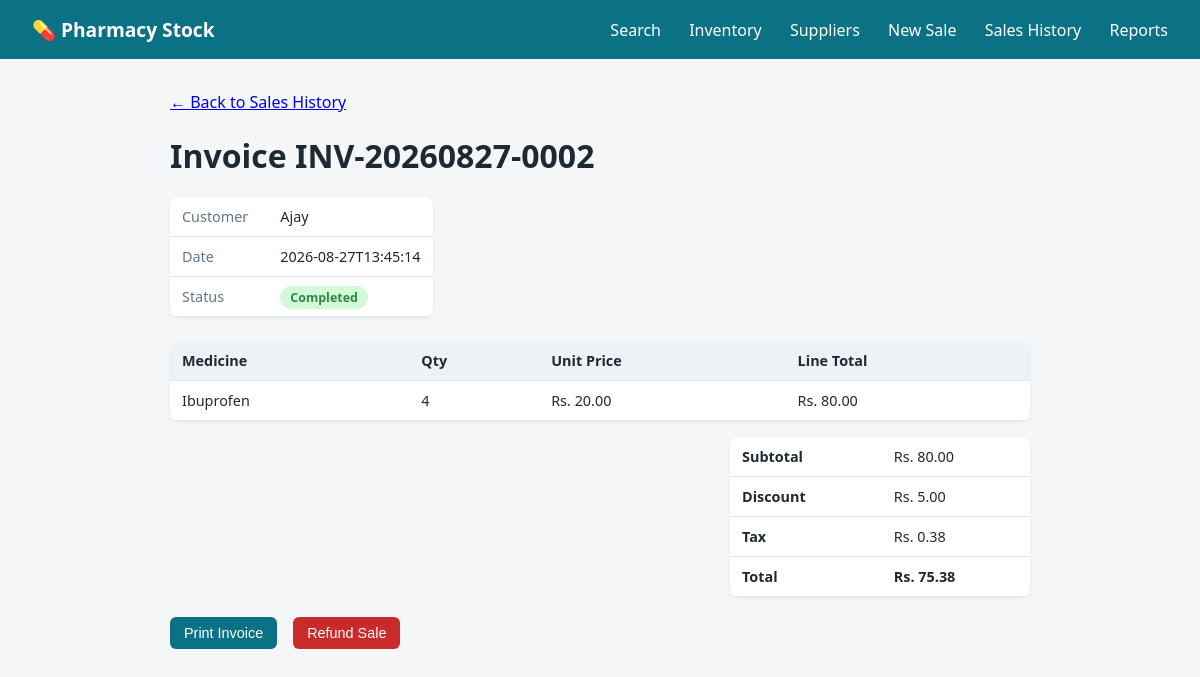
The page /sales/2 on the database its author committed.
### tables this page shows
CREATE TABLE sales (
            id INTEGER PRIMARY KEY AUTOINCREMENT,
            invoice_no TEXT,
            customer_name TEXT,
            sale_date TEXT NOT NULL,
            subtotal REAL NOT NULL,
            discount REAL NOT NULL DEFAULT 0,
            tax REAL NOT NULL DEFAULT 0,
            total REAL NOT NULL,
            status TEXT NOT NULL DEFAULT 'completed'
        );

CREATE TABLE sale_items (
            id INTEGER PRIMARY KEY AUTOINCREMENT,
            sale_id INTEGER NOT NULL,
            medicine_id INTEGER,
            medicine_name TEXT NOT NULL,
            quantity INTEGER NOT NULL,
            unit_price REAL NOT NULL,
            line_total REAL NOT NULL,
            FOREIGN KEY (sale_id) REFERENCES sales (id)
        );

### app.py (the view)
@app.route("/sales/<int:sale_id>")
def sale_detail(sale_id):
    conn = get_db_connection()
    sale = conn.execute("SELECT * FROM sales WHERE id = ?", (sale_id,)).fetchone()
    items = conn.execute("SELECT * FROM sale_items WHERE sale_id = ?", (sale_id,)).fetchall()
    conn.close()
    if sale is None:
        flash("Invoice not found.", "error")
        return redirect(url_for("sales_list"))
    return render_template("sale_detail.html", sale=sale, items=items)

### app.py (called while the page is built)
def get_db_connection():
    conn = sqlite3.connect(DB_NAME)
    conn.row_factory = sqlite3.Row  # lets us access columns by name
    conn.execute("PRAGMA foreign_keys = ON")
    return conn

### templates/sale_detail.html (shortened to what this page needs)
{% extends "base.html" %}
{% block content %}
    <p><a href="{{ url_for('sales_list') }}">&larr; Back to Sales History</a></p>
    <h1>Invoice {{ sale.invoice_no }}</h1>
    <table class="detail-table">
        <tr><th>Customer</th><td>{{ sale.customer_name }}</td></tr>
        <tr><th>Date</th><td>{{ sale.sale_date }}</td></tr>
        <tr><th>Status</th>
            <td>
                {% if sale.status == 'completed' %}
                    <span class="badge available">Completed</span>
                {% else %}
                    <span class="badge expired">Refunded</span>
                {% endif %}
            </td>
        </tr>
    </table>
    <table>
        <thead>
            <tr><th>Medicine</th><th>Qty</th><th>Unit Price</th><th>Line Total</th></tr>
        </thead>
        <tbody>
            {% for item in items %}
                <tr>
                    <td>{{ item.medicine_name }}</td>
                    <td>{{ item.quantity }}</td>
                    <td>Rs. {{ "%.2f"|format(item.unit_price) }}</td>
                    <td>Rs. {{ "%.2f"|format(item.line_total) }}</td>
                </tr>
            {% endfor %}
        </tbody>
    </table>
    <table class="totals-table">
        <tr><th>Subtotal</th><td>Rs. {{ "%.2f"|format(sale.subtotal) }}</td></tr>
        <tr><th>Discount</th><td>Rs. {{ "%.2f"|format(sale.discount) }}</td></tr>
        <tr><th>Tax</th><td>Rs. {{ "%.2f"|format(sale.tax) }}</td></tr>
        <tr><th>Total</th><td><strong>Rs. {{ "%.2f"|format(sale.total) }}</strong></td></tr>
    </table>
    <div class="invoice-actions">
        <a href="{{ url_for('print_invoice', sale_id=sale.id) }}" target="_blank"><button type="button">Print Invoice</button></a>
        {% if sale.status == 'completed' %}
            <form method="post" action="{{ url_for('refund_sale', sale_id=sale.id) }}" class="inline-form" onsubmit="return confirm('Refund this sale and restore stock?');">
                <button type="submit" class="danger">Refund Sale</button>
            </form>
        {% endif %}
    </div>
{% endblock %}

### static/style.css (style rules this page uses)
* { box-sizing: border-box; }
body { font-family: 'Segoe UI', Arial, sans-serif; margin: 0; background: #f4f6f8; color: #1f2933; }
h1 { margin-bottom: 20px; }
button { background: #0b7285; color: white; border: none; padding: 8px 14px; border-radius: 6px; cursor: pointer; font-size: 0.9rem; }
button.danger { background: #c92a2a; margin-left: 6px; }
table { width: 100%; border-collapse: collapse; background: white; box-shadow: 0 1px 3px rgba(0,0,0,0.08); border-radius: 8px; overflow: hidden; }
th, td { padding: 10px 12px; text-align: left; border-bottom: 1px solid #e2e8f0; font-size: 0.9rem; }
th { background: #edf2f7; font-weight: 600; }
.badge { padding: 3px 10px; border-radius: 999px; font-size: 0.78rem; font-weight: 600; }
.badge.available { background: #d3f9d8; color: #2b8a3e; }
.detail-table { width: auto; margin-bottom: 24px; }
.detail-table th { text-align: left; padding-right: 20px; background: none; color: #64748b; font-weight: 500; }
.totals-table { width: 300px; margin-left: auto; margin-top: 16px; }
.totals-table th { background: none; text-align: left; }
.invoice-actions { margin-top: 20px; display: flex; gap: 10px; }
.inline-form { display: inline; }

### rows shown on the page
sales: invoice_no "INV-20260827-0002", customer_name "Ajay", sale_date "2026-08-27T13:45:14", subtotal "80.00", discount "5.00", tax "0.38", total "75.38"
sale_items: medicine_name "Ibuprofen", quantity "4", unit_price "20.00", line_total "80.00"
